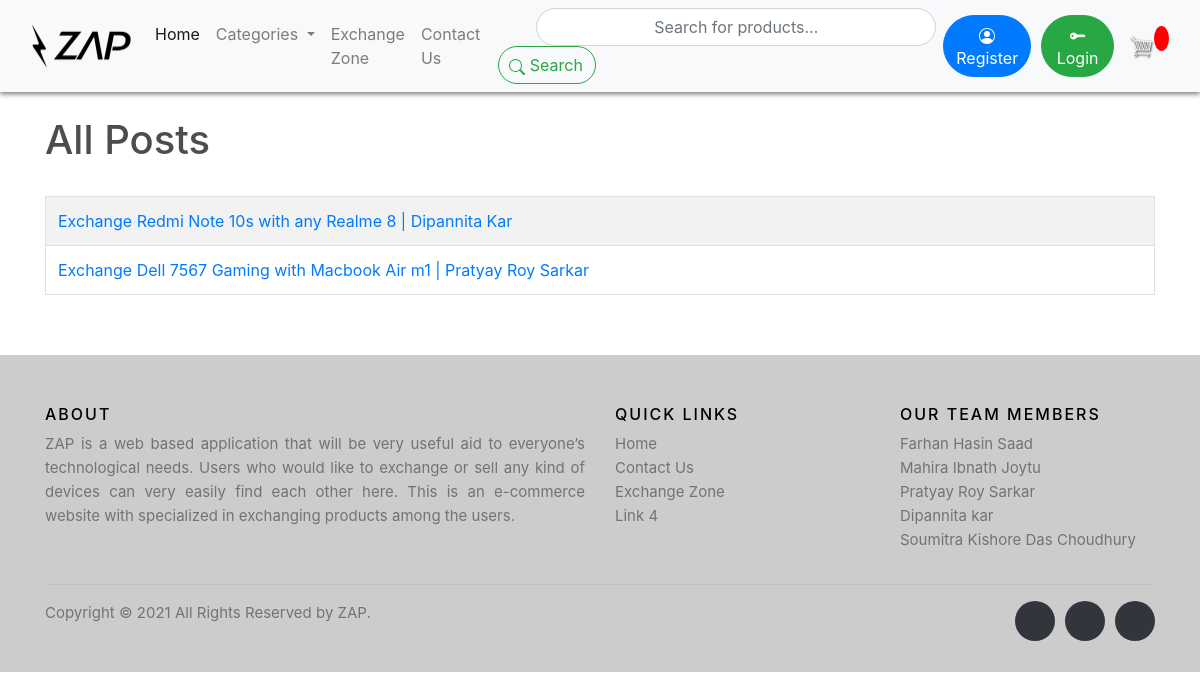
/post_list/, run on the app's committed database.
### store/models.py (models this page shows)
class Post(models.Model):
    title = models.CharField(max_length=255)
    poster = models.CharField(max_length=100)
    mobile = models.CharField(max_length=15, blank= True, null= True)
    email = models.EmailField(max_length= 50, blank= True, null= True)
    body = models.TextField(blank=True, null=True)
    post_date = models.DateField(auto_now_add=True)
    category = models.CharField(max_length=255, default='Smartphone')
    def __str__(self):
        return self.title + ' | ' + str(self.poster)

### store/views.py (the view)
# urls.py: path('post_list/', views.all_posts, name="post_list"),
def all_posts(request):
    post_list = Post.objects.all()
    return render(request, 'store/all_posts.html',
    {"post_list": post_list,})

### store/templates/store/all_posts.html
{% extends 'store/main.html' %}
{% load static %}
{% block content %}
<h1>All Posts</h1>
<br/>
<table class="table table-striped table-hover table-bordered">
{% for post in post_list %}
<tr>
<td>
    <a href="{% url 'show_post' post.id %}">{{ post }}</a>
</td>
</tr>
{% endfor %}
</table>
{% endblock content %}

### static/css/main.css (style rules this page uses)
h1,h2,h3,h4,h5,h6 { color:hsl(0, 0%, 30%); }
#boddy { background-image:url(https://www.patternpictures.com/wp-content/uploads/Kristal-subtle-glass-white-background-pattern-patternpictures-0220-1500x1000.png); }

### data on the page
Post: title+poster "Exchange Redmi Note 10s with any Realme 8 | Dipannita Kar"
Post: title+poster "Exchange Dell 7567 Gaming with Macbook Air m1 | Pratyay Roy Sarkar"
